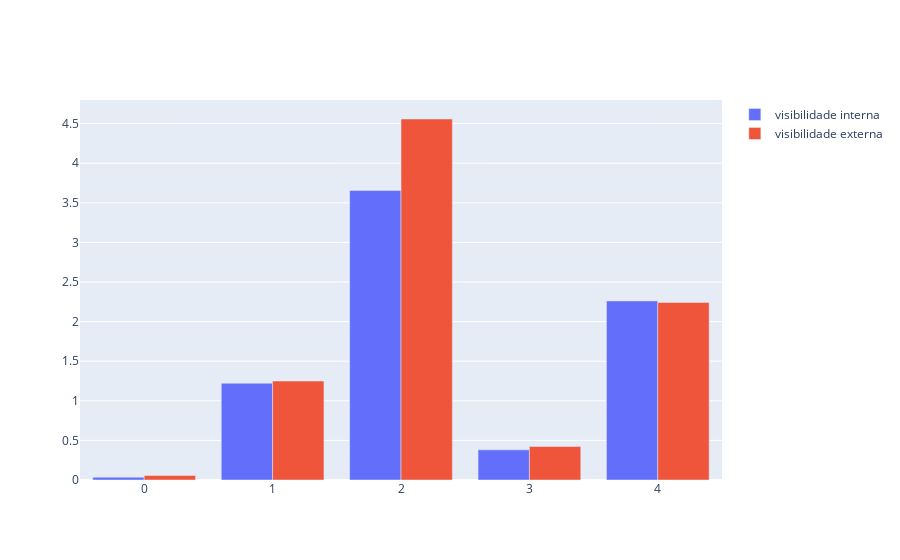

Write notebook code for a chart like this one.
### Code cell
fig_visibilidade = go.Figure(data=[
    go.Bar(name='visibilidade interna', x=agrupamento_cluster.index, y=agrupamento_cluster['visibilidade interna']),
    go.Bar(name='visibilidade externa', x=agrupamento_cluster.index, y=agrupamento_cluster['visibilidade externa'])
]).update_layout(barmode='group')
fig_visibilidade.show()

### Figure 1 — Plotly figure (JSON) as saved in the notebook; plotly's stock layout.template omitted (floating-point values rounded to 4 significant figures)
{"data": [{"name": "visibilidade interna", "type": "bar", "x": [0, 1, 2, 3, 4], "y": [0.03553, 1.222, 3.656, 0.381, 2.261]}, {"name": "visibilidade externa", "type": "bar", "x": [0, 1, 2, 3, 4], "y": [0.05641, 1.25, 4.558, 0.423, 2.243]}], "layout": {"barmode": "group"}}
